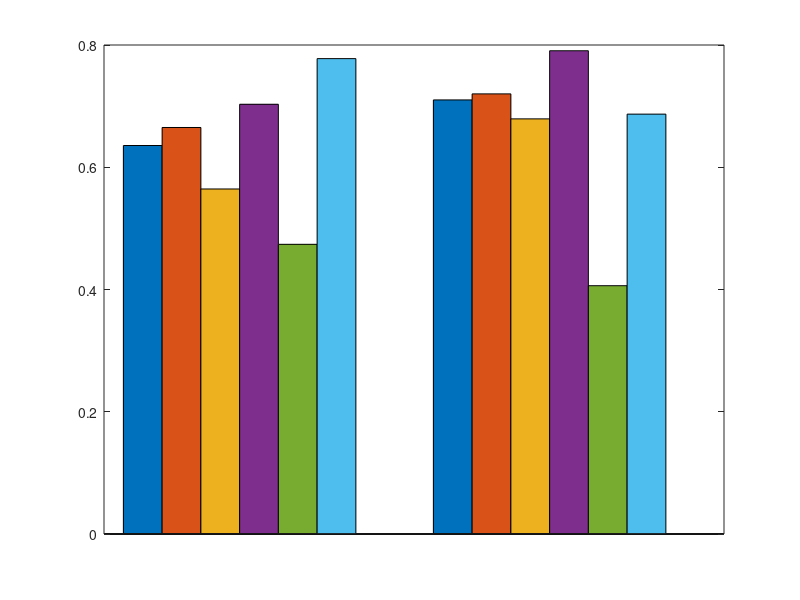

MATLAB code for this plot: (Note: this script raises an error after producing the figure.)
clear


load('./dream5_results.mat')


infMethods = ["BCS" "LSCON" "lasso" "svmc" "Zscore" "GENIE3"]; 

auroc_mat = [test_result.auroc_bcs' test_result.auroc_baseline ];
f1_mat = [test_result.f1_bcs' test_result.f1_baseline ];
aupr_mat = [test_result.aupr_bcs' test_result.aupr_baseline ];


x = 1:8:15;
xtick_num = x;


for i=0:5
    if i ~= 0
        xtick_num = [xtick_num x+i];
    end
    bar(x+i, auroc_mat(:, i+1), 'BarWidth', 0.125)% 'FaceColor', colors(i+1))
    hold on
end

set(gca, 'XTick', []);
set(gca, 'XTickLabel', []);

legend(["BiGSM" "LSCON" "LASSO" "SVM" "Zscore" "GENIE3"], FontSize=15)

network = ["In silico" "E.coli"];
for j=1:2
    text(8.1*j-5.5, -0.03, network(j), FontSize=20)
end


% xtick_num = sort(xtick_num);
% methods_list = [infMethods infMethods infMethods infMethods infMethods];
% xticks(xtick_num);
% xticklabels(methods_list)

figure_width = 1500;  % Specify the width in pixels
figure_height = 800; % Specify the height in pixels
set(gcf, 'Position', [100, 100, figure_width, figure_height]);
ax = gca; % Get current axis
set(ax.YAxis, 'FontSize', 18);
ylabel(" AUROC ", FontSize=18)
% title("DREAM3 insilico size 50 knockouts, AUPR", FontSize=16)

saveas(gcf, './dream4_result/knockdowns1.png')
